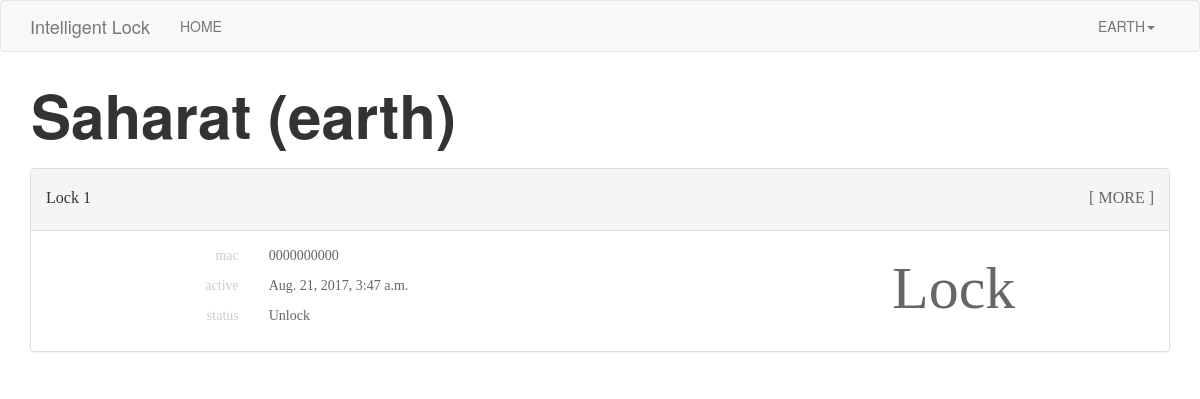
Page / (signed in) on the earlier database version.
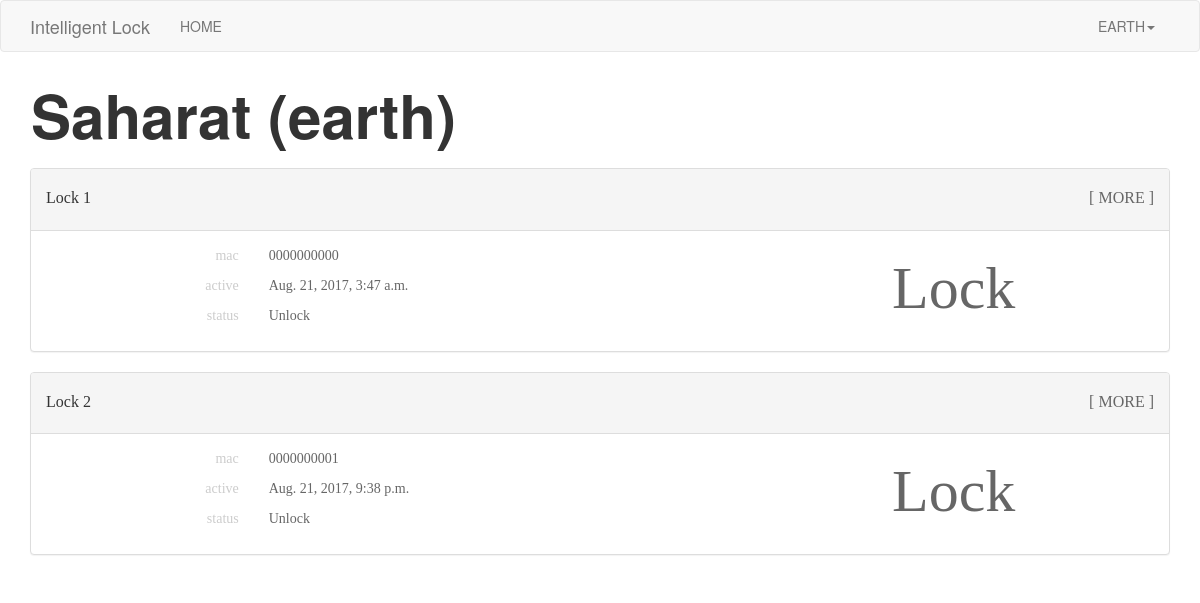
Same page on the later database version.
### main/models.py (models this page shows, shortened)
class Lock(models.Model):
    mac 	= models.CharField(max_length=11)
    member 	= models.TextField()
    state	= models.TextField()
    isLock	= models.BooleanField()
    active	= models.DateTimeField(blank=True, null=True)

### web/views.py (the view)
# urls.py: 2. Add a URL to urlpatterns:  url(r'^$', views.home, name='home')
def home(request):
	if 'username' in request.session:
		sender = []
		for i in Lock.objects.all():
			members = i.member
			for j in json.loads(members):
				if j['user'] == request.user.id:
					sender.append({'mac':i.mac,'name':json.loads(i.state)['name'],'isLock':i.isLock,'active':i.active})
					break
		return render(request,"home.html",{'sender':sender})
	else:
		return render(request,"home-guest.html")

### web/templates/home.html
{% extends 'web_base.html' %}
{% block content %}
	<div class="container body">
        <div class="row">
        	<p class="body-head" style="font-size: 60px; margin-left: 16px;">{{user.get_full_name}} ({{user.get_username}})</p>
        </div>
        {% if sender|length == 0 %}
        	<div class="panel panel-default">
        		<div class="panel-heading"><p class="body-head-2">{{i.name}}</p></div>
				<div class="panel-body">
					<p>You don't have Lock</p>
				</div>
			</div>
		{% else %}
			{% for i in sender %}
        		<div class="panel panel-default">
				  	<div class="panel-heading">
				  		<div class="row">
				  			<div class="col-xs-9"><p class="body-head-2">{{i.name}}</p></div>
				  			<div class="col-xs-3" style="margin-top: 8px; text-align: right;"><a href="/web/logs/{{i.mac}}" class="button-2">[ MORE ]</a></div>
				  		</div>
				  	</div>
				  	<div class="panel-body">
				  		<div class="col-sm-9">
				  			<div class="row">
				  				<div class="col-sm-3"><p class="text-1">mac</p></div>
				  				<div class="col-sm-9"><p class="text-2">{{i.mac}}</p></div>
				  			</div>
				  			<div class="row">
				  				<div class="col-sm-3"><p class="text-1">active</p></div>
				  				<div class="col-sm-9"><p class="text-2">{{i.active}}</p></div>
				  			</div>
				  			<div class="row">
				  				<div class="col-sm-3"><p class="text-1">status</p></div>
				  				{% if i.isLock %}<div class="col-sm-9 text-2"><p>Lock</p></div>
				  				{% else %}<div class="col-sm-9 text-2"><p>Unlock</p></div>{% endif %}
				  			</div>
				  		</div>
				  		<div class="col-sm-3">
				  			{% if i.isLock %}<a class="button-1" href="/web/unlock/{{i.mac}}">Unlock</a>
				  			{% else %}<a class="button-1" href="/web/lock/{{i.mac}}">Lock</a>{% endif %}
				  		</div>
				  	</div>
				</div>
			{% endfor %}
		{% endif %}
    </div>
{% endblock %}

Differences in the rows shown:
added Lock: mac "0000000001", active "Aug. 21, 2017, 9:38 p.m."
Other differences:
new list line: "Lock 2 [ MORE ] mac active status Unlock Lock"
